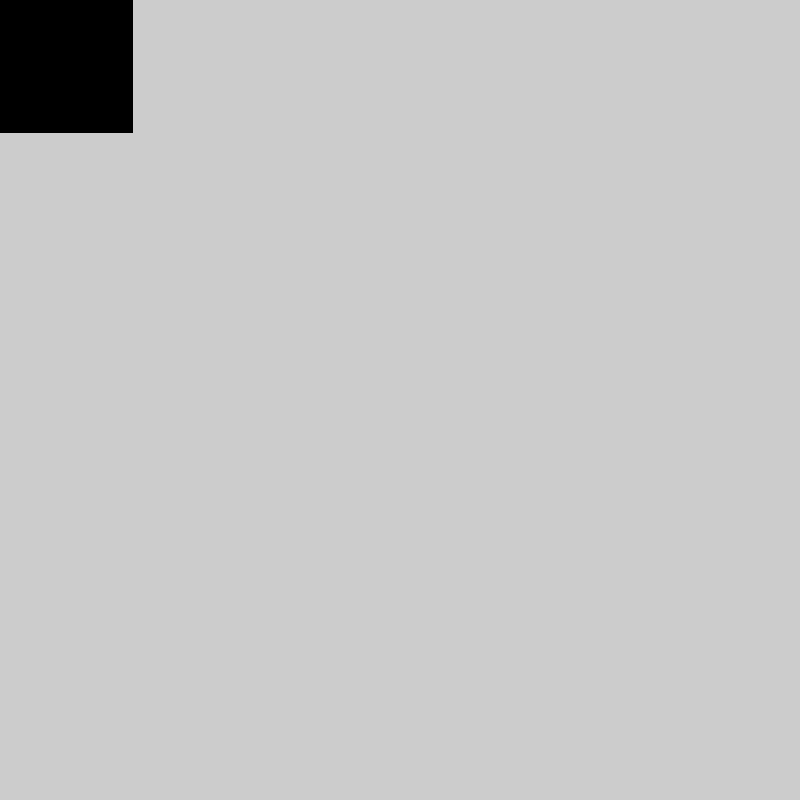
Frame 1 (no input)
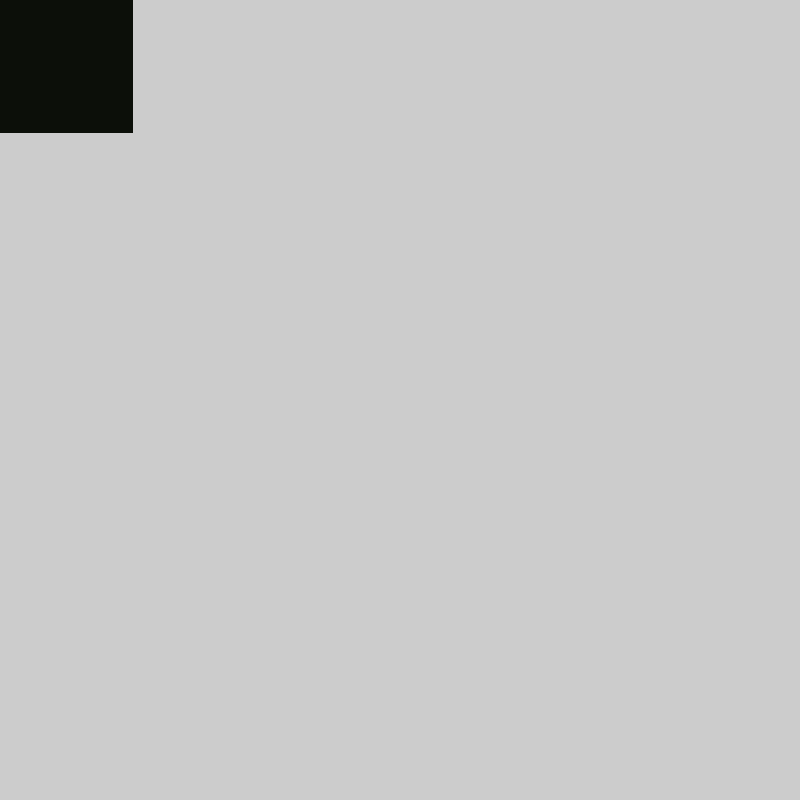
Frame 60 (the mouse pressed at the canvas centre just before this capture)
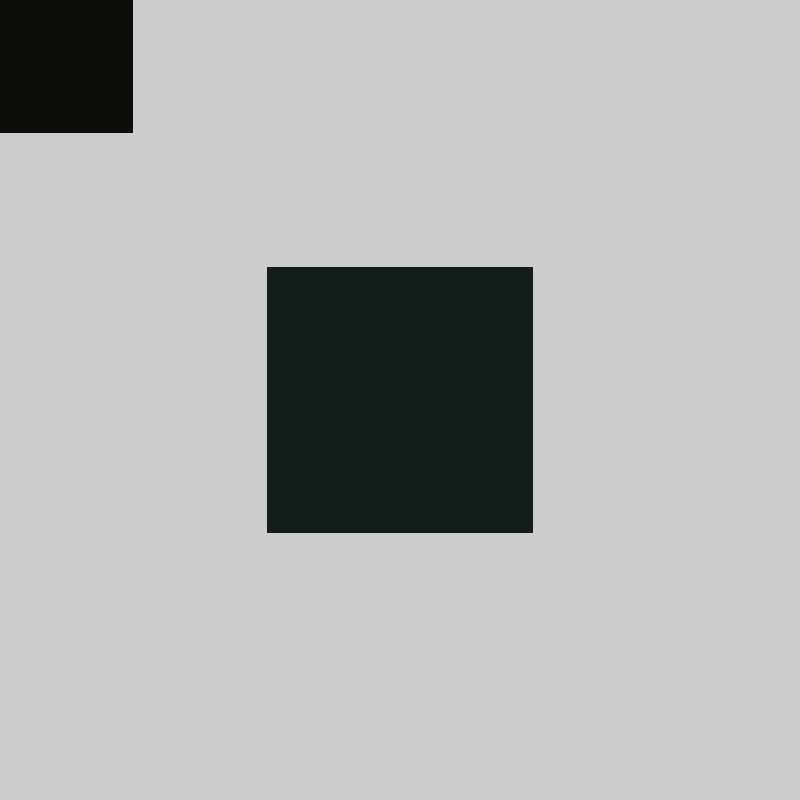
Frame 120 (the mouse held since frame 60 and released just before this capture)

The Processing sketch that drew these frames (run headless with seeded random() and noise(); from frame 60 on, the mouse is pressed at the canvas centre):

// Processing sketch: color
// ── color.pde

void setup() {
  size(800, 800);
  

}

void draw(){
noStroke();
colorMode(HSB);
color a= color(frameCount%255,100,frameCount/4);
rectMode(CENTER);
fill(a);
rect(mouseX,mouseY,width/3,height/3);
}
